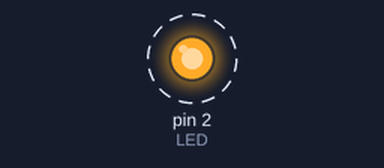
Simulated run of this sketch. Board: Arduino Uno, built with avr-gcc and run on an emulated ATmega328P. Shown: output pins drawn as LEDs (lit = HIGH). Dashed ring = blinking.

Above: at 0.5 s.
Timing chart, 0 to 4.6 s (numbered marks = the images above):
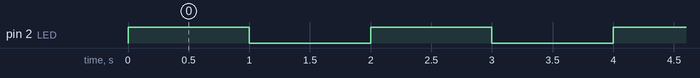

Measured:
- by itself, pin 2 (LED): alternates HIGH for 1.0 s and LOW for 1.0 s

The sketch:

Blink.ino
```cpp
/*
 * Talos Electronics
 * 29-Septiembre-2016
 */
int LED=2; //Definir el pin que se utilizara para el led
int Tiempo=1000; //1000 ms es igual a 1s

void setup()
{
  //Inicializar el pin 2 como salida
  pinMode(LED, OUTPUT);
}

void loop()
{
  digitalWrite(LED, HIGH);   // Encender el LED
  delay(Tiempo);                       // Esperar 1 segundo
  digitalWrite(LED, LOW);    // Apagar el LED
  delay(Tiempo);                       // Esperar 1 segundo
}
```
